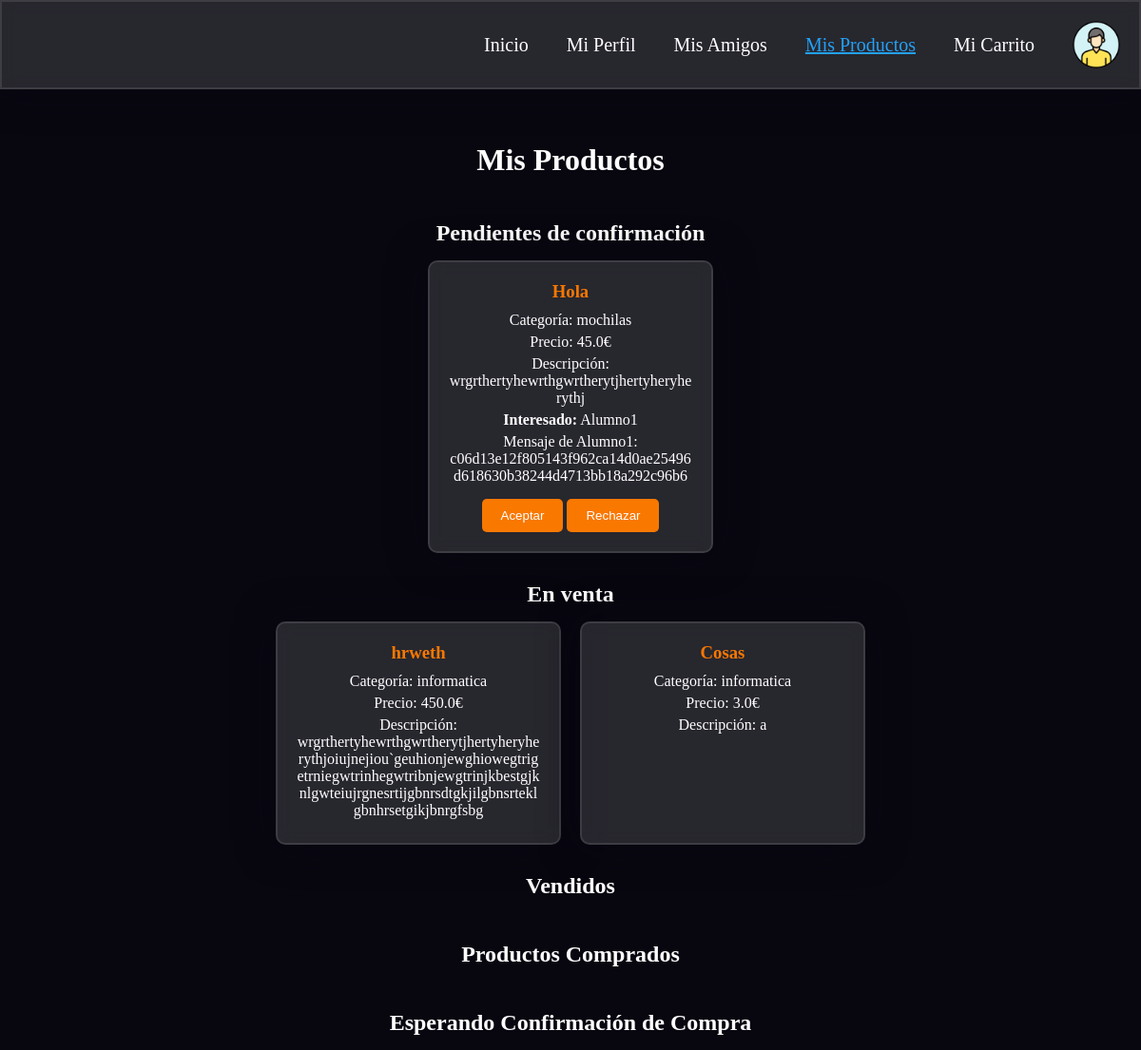
Before: /productos (signed in) with the older database file.
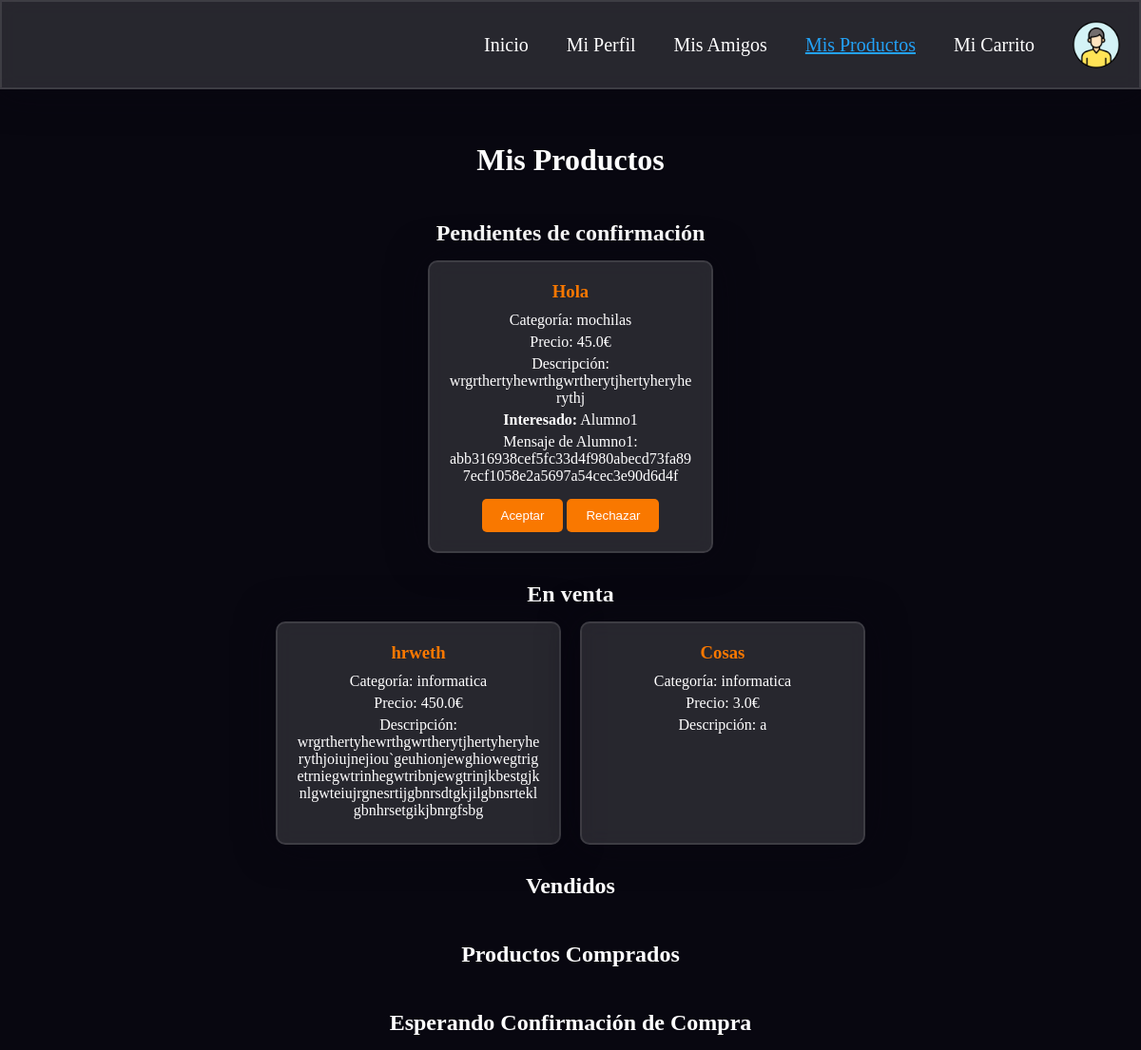
After: the same page with the newer database file.
### app.py (models this page shows)
class Product(db.Model):
    __tablename__ = 'products'
    id = db.Column(db.Integer, primary_key=True)
    name = db.Column(db.String(80), nullable=False)
    category = db.Column(db.String(80), nullable=False)
    price = db.Column(db.Float, nullable=False)
    description = db.Column(db.String(200), nullable=False)
    status = db.Column(db.String(20), nullable=False, default='en venta')
    seller_id = db.Column(db.Integer, db.ForeignKey('users.id'), nullable=False)
    buyer_id = db.Column(db.Integer, db.ForeignKey('users.id'), nullable=True)
    message = db.Column(db.String(200), nullable=True)
    created_at = db.Column(db.String(120), nullable=False)

class User(db.Model):
    __tablename__ = 'users'
    id = db.Column(db.Integer, primary_key=True)
    username = db.Column(db.String(80), unique=True, nullable=False)
    nombre = db.Column(db.String(80), nullable=False)
    ciudad = db.Column(db.String(80), nullable=False)
    email = db.Column(db.String(120), unique=True, nullable=False)
    bank_account = db.Column(db.String(50), nullable=False, default="")  # Usar cadena vacía como valor por defecto
    key = db.Column(db.String(64), nullable=False)
    salt = db.Column(db.String(32), nullable=False)
    created_at = db.Column(db.String(120), nullable=False)
    updated_at = db.Column(db.String(120), nullable=False)
    objetos_vendidos = db.Column(db.String(200), nullable=True, default="")
    objetos_comprados = db.Column(db.String(200), nullable=True, default="")
    products_sold = db.relationship('Product', backref='seller', lazy=True, foreign_keys='Product.seller_id')
    products_bought = db.relationship('Product', backref='buyer', lazy=True, foreign_keys='Product.buyer_id')

### app.py (the view)
@app.route('/productos')
def productos():
    user_id = session.get('user_id')
    productos_pendientes = Product.query.filter_by(seller_id=user_id, status='pendiente de confirmación').all()
    productos_en_venta = Product.query.filter_by(seller_id=user_id, status='en venta').all()
    productos_vendidos = Product.query.filter_by(seller_id=user_id, status='vendido').all()
    return render_template('productos.html',
                           productos_pendientes=productos_pendientes,
                           productos_en_venta=productos_en_venta,
                           productos_vendidos=productos_vendidos)

### templates/productos.html (shortened to what this page needs)
<!DOCTYPE html>
<html lang="en">
<head>
    <link rel="stylesheet" type="text/css" href="{{ url_for('static', filename='styles/productos.css') }}">
</head>
<body>
    <nav>
        <a href="{{ url_for('app_route') }}">Inicio</a>
        <a href="{{ url_for('perfil') }}">Mi Perfil</a>
        <a href="{{ url_for('amigos') }}">Mis Amigos</a>
        <a class="selected" href="{{ url_for('productos') }}">Mis Productos</a>
        <a href="{{ url_for('carrito') }}">Mi Carrito</a>
        <img src="{{ url_for('static', filename='imagenes/perfil.png') }}" alt="Perfil">
    </nav>
    <h1>Mis Productos</h1>
    <h2>Pendientes de confirmación</h2>
    <div class="product-list">
        {% for producto in productos_pendientes %}
            <div class="product-card">
                <h3>{{ producto.name }}</h3>
                <p>Categoría: {{ producto.category }}</p>
                <p>Precio: {{ producto.price }}€</p>
                <p>Descripción: {{ producto.description }}</p>
                <p><strong>Interesado:</strong> {{ producto.buyer.username }}</p>
                <p>Mensaje de {{ producto.buyer.username }}: {{producto.message}}</p>
                <form action="{{ url_for('validar_compra') }}" method="post" style="display: inline-block;">
                    <input type="submit" value="Aceptar">
                </form>
                <form action="{{ url_for('rechazar_compra') }}" method="post" style="display: inline-block;">
                    <input type="submit" value="Rechazar">
                </form>
            </div>
        {% endfor %}
    </div>
    <h2>En venta</h2>
    <div class="product-list">
        {% for producto in productos_en_venta %}
            <div class="product-card">
                <h3>{{ producto.name }}</h3>
                <p>Categoría: {{ producto.category }}</p>
                <p>Precio: {{ producto.price }}€</p>
                <p>Descripción: {{ producto.description }}</p>
            </div>
        {% endfor %}
    </div>
    <h2>Vendidos</h2>
    <h2>Productos Comprados</h2>
    <h2>Esperando Confirmación de Compra</h2>
</body>
</html>

Changed rows visible on the page:
changed Product "Hola": message "c06d13e12f805143f962ca14d0ae25496d618630b38244d4713bb18a292c96b6" → "abb316938cef5fc33d4f980abecd73fa897ecf1058e2a5697a54cec3e90d6d4f"
